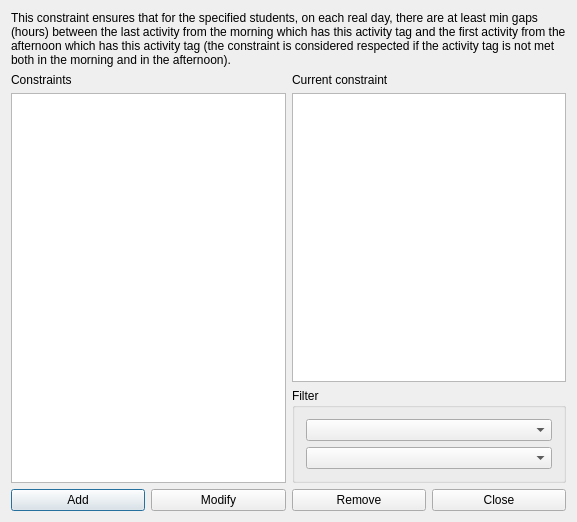
<?xml version="1.0" encoding="UTF-8"?>
<ui version="4.0">
 <class>ConstraintStudentsSetMinGapsBetweenActivityTagBetweenMorningAndAfternoonForm_template</class>
 <widget class="QDialog" name="ConstraintStudentsSetMinGapsBetweenActivityTagBetweenMorningAndAfternoonForm_template">
  <property name="geometry">
   <rect>
    <x>0</x>
    <y>0</y>
    <width>568</width>
    <height>522</height>
   </rect>
  </property>
  <property name="windowTitle">
   <string extracomment="This is the title of the dialog to see the list of all constraints of this type">Constraints students set min gaps between activity tag between morning and afternoon</string>
  </property>
  <layout class="QGridLayout" name="gridLayout_2">
   <item row="0" column="0" colspan="2">
    <widget class="QLabel" name="textLabel1">
     <property name="sizePolicy">
      <sizepolicy hsizetype="Minimum" vsizetype="Minimum">
       <horstretch>0</horstretch>
       <verstretch>0</verstretch>
      </sizepolicy>
     </property>
     <property name="text">
      <string>This constraint ensures that for the specified students, on each real day, there are at least min gaps (hours) between the last activity from the morning which has this activity tag and the first activity from the afternoon which has this activity tag (the constraint is considered respected if the activity tag is not met both in the morning and in the afternoon).</string>
     </property>
     <property name="wordWrap">
      <bool>true</bool>
     </property>
    </widget>
   </item>
   <item row="1" column="1">
    <layout class="QVBoxLayout" name="verticalLayout_2">
     <item>
      <widget class="QLabel" name="currentConstraintTextLabel">
       <property name="text">
        <string>Current constraint</string>
       </property>
       <property name="wordWrap">
        <bool>false</bool>
       </property>
      </widget>
     </item>
     <item>
      <widget class="QPlainTextEdit" name="currentConstraintTextEdit"/>
     </item>
    </layout>
   </item>
   <item row="2" column="1">
    <widget class="QGroupBox" name="filterGroupBox">
     <property name="title">
      <string>Filter</string>
     </property>
     <layout class="QGridLayout" name="gridLayout">
      <item row="1" column="0">
       <widget class="QComboBox" name="activityTagComboBox"/>
      </item>
      <item row="0" column="0">
       <widget class="QComboBox" name="studentsComboBox"/>
      </item>
     </layout>
    </widget>
   </item>
   <item row="3" column="0" colspan="2">
    <layout class="QHBoxLayout" name="horizontalLayout">
     <item>
      <widget class="QPushButton" name="addConstraintPushButton">
       <property name="text">
        <string>Add</string>
       </property>
      </widget>
     </item>
     <item>
      <widget class="QPushButton" name="modifyConstraintPushButton">
       <property name="text">
        <string>Modify</string>
       </property>
      </widget>
     </item>
     <item>
      <widget class="QPushButton" name="removeConstraintPushButton">
       <property name="text">
        <string>Remove</string>
       </property>
      </widget>
     </item>
     <item>
      <widget class="QPushButton" name="closePushButton">
       <property name="text">
        <string>Close</string>
       </property>
      </widget>
     </item>
    </layout>
   </item>
   <item row="1" column="0" rowspan="2">
    <layout class="QVBoxLayout" name="verticalLayout">
     <item>
      <widget class="QLabel" name="constraintsTextLabel">
       <property name="frameShape">
        <enum>QFrame::NoFrame</enum>
       </property>
       <property name="frameShadow">
        <enum>QFrame::Plain</enum>
       </property>
       <property name="text">
        <string>Constraints</string>
       </property>
       <property name="wordWrap">
        <bool>false</bool>
       </property>
      </widget>
     </item>
     <item>
      <widget class="QListWidget" name="constraintsListWidget"/>
     </item>
    </layout>
   </item>
  </layout>
 </widget>
 <layoutdefault spacing="6" margin="11"/>
 <resources/>
 <connections/>
</ui>
